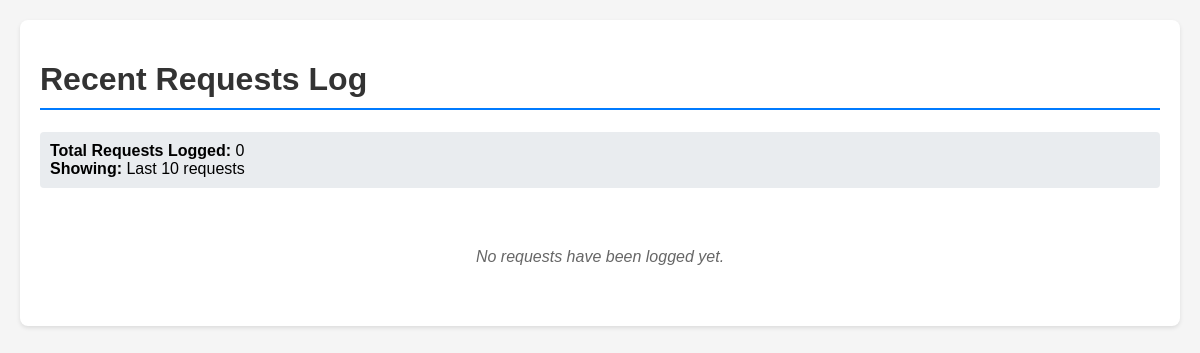
Before: /logs/ with the older database file.
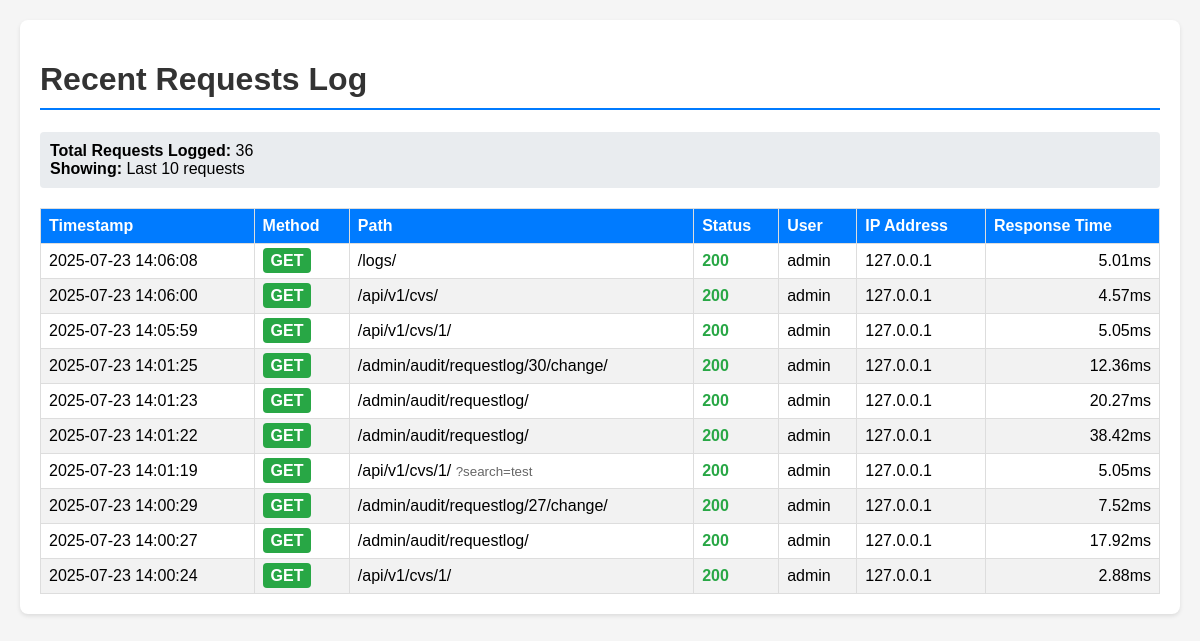
After: the same page with the newer database file.
### audit/models.py (models this page shows, shortened)
class RequestLog(models.Model):
    timestamp = models.DateTimeField(auto_now_add=True, db_index=True)
    method = models.CharField(max_length=10, db_index=True)
    path = models.CharField(max_length=500, db_index=True)
    query_string = models.TextField(blank=True)
    remote_ip = models.GenericIPAddressField(null=True, blank=True)
    user_agent = models.TextField(blank=True)
    user = models.ForeignKey(
        User,
        on_delete=models.SET_NULL,
        null=True,
        blank=True,
        related_name="request_logs",
    )
    status_code = models.IntegerField(null=True, blank=True)
    response_time_ms = models.FloatField(
        null=True, blank=True, help_text="Response time in milliseconds"
    )
    content_type = models.CharField(max_length=100, blank=True)
    content_length = models.IntegerField(null=True, blank=True)
    class Meta:
        ordering = ["-timestamp"]
        verbose_name = "Request Log"
        verbose_name_plural = "Request Logs"
        indexes = [
            models.Index(fields=["timestamp", "method"]),
            models.Index(fields=["path", "timestamp"]),
            models.Index(fields=["user", "timestamp"]),
        ]

### audit/views.py (the view)
# urls.py: path("logs/", RecentRequestsView.as_view(), name="recent_requests"),
class RecentRequestsView(ListView):
    model = RequestLog
    template_name = "audit/recent_requests.html"
    context_object_name = "requests"
    queryset = RequestLog.objects.select_related("user").order_by("-timestamp")[:10]
    def get_context_data(self, **kwargs):
        context = super().get_context_data(**kwargs)
        context["total_requests"] = RequestLog.objects.count()
        return context

### audit/templates/audit/recent_requests.html (shortened to what this page needs)
<!DOCTYPE html>
<html lang="en">
<head>
</head>
<body>
    <div class="container">
        <h1>Recent Requests Log</h1>
        <div class="stats">
            <strong>Total Requests Logged:</strong> {{ total_requests }}
            <br>
            <strong>Showing:</strong> Last 10 requests
        </div>
        {% if requests %}
        <table>
            <thead>
                <tr>
                    <th>Timestamp</th>
                    <th>Method</th>
                    <th>Path</th>
                    <th>Status</th>
                    <th>User</th>
                    <th>IP Address</th>
                    <th>Response Time</th>
                </tr>
            </thead>
            <tbody>
                {% for request_log in requests %}
                <tr>
                    <td>{{ request_log.timestamp|date:"Y-m-d H:i:s" }}</td>
                    <td>
                        <span class="method method-{{ request_log.method|lower }}">
                            {{ request_log.method }}
                        </span>
                    </td>
                    <td>
                        {{ request_log.path }}
                        {% if request_log.query_string %}
                        <small style="color: #666;">?{{ request_log.query_string|truncatechars:50 }}</small>
                        {% endif %}
                    </td>
                    <td>
                        {% if request_log.status_code %}
                        <span
                            class="{% if request_log.status_code < 300 %}status-success{% elif request_log.status_code < 400 %}status-redirect{% else %}status-error{% endif %}">
                            {{ request_log.status_code }}
                        </span>
                        {% else %}
                        -
                        {% endif %}
                    </td>
                    <td>
                        {% if request_log.user %}
                        {{ request_log.user.username }}
                        {% else %}
                        <em>Anonymous</em>
                        {% endif %}
                    </td>
                    <td>{{ request_log.remote_ip|default:"-" }}</td>
                    <td class="response-time">
                        {% if request_log.response_time_ms %}
                        {{ request_log.response_time_ms|floatformat:2 }}ms
                        {% else %}
                        -
                        {% endif %}
                    </td>
                </tr>
                {% endfor %}
            </tbody>
        </table>
        {% else %}
        <div class="no-data">
            No requests have been logged yet.
        </div>
        {% endif %}
    </div>
</body>
</html>

### audit/templates/audit/recent_requests.html (style rules this page uses)
body { font-family: Arial, sans-serif; margin: 20px; background-color: #f5f5f5; }
.container { max-width: 1200px; margin: 0 auto; background-color: white; padding: 20px; border-radius: 8px; box-shadow: 0 2px 4px rgba(0, 0, 0, 0.1); }
h1 { color: #333; border-bottom: 2px solid #007bff; padding-bottom: 10px; }
.stats { background-color: #e9ecef; padding: 10px; border-radius: 4px; margin-bottom: 20px; }
table { width: 100%; border-collapse: collapse; margin-top: 10px; }
th, td { border: 1px solid #ddd; padding: 8px; text-align: left; }
th { background-color: #007bff; color: white; }
tr:nth-child(even) { background-color: #f2f2f2; }
.method { font-weight: bold; padding: 4px 8px; border-radius: 4px; color: white; }
.method-get { background-color: #28a745; }
.status-success { color: #28a745; font-weight: bold; }
.response-time { text-align: right; }

Changed rows visible on the page:
added RequestLog: timestamp "2025-07-23 14:06:08", method "GET", path "/logs/", status_code "200", user.username "admin", remote_ip "127.0.0.1", response_time_ms "5.01"
added RequestLog: timestamp "2025-07-23 14:06:00", method "GET", path "/api/v1/cvs/", status_code "200", user.username "admin", remote_ip "127.0.0.1", response_time_ms "4.57"
added RequestLog: timestamp "2025-07-23 14:05:59", method "GET", path "/api/v1/cvs/1/", status_code "200", user.username "admin", remote_ip "127.0.0.1", response_time_ms "5.05"
added RequestLog: timestamp "2025-07-23 14:01:25", method "GET", path "/admin/audit/requestlog/30/change/", status_code "200", user.username "admin", remote_ip "127.0.0.1", response_time_ms "12.36"
added RequestLog: timestamp "2025-07-23 14:01:23", method "GET", path "/admin/audit/requestlog/", status_code "200", user.username "admin", remote_ip "127.0.0.1", response_time_ms "20.27"
added RequestLog: timestamp "2025-07-23 14:01:22", method "GET", path "/admin/audit/requestlog/", status_code "200", user.username "admin", remote_ip "127.0.0.1", response_time_ms "38.42"
added RequestLog: timestamp "2025-07-23 14:01:19", method "GET", path "/api/v1/cvs/1/", query_string "search=test", status_code "200", user.username "admin", remote_ip "127.0.0.1", response_time_ms "5.05"
added RequestLog: timestamp "2025-07-23 14:00:29", method "GET", path "/admin/audit/requestlog/27/change/", status_code "200", user.username "admin", remote_ip "127.0.0.1", response_time_ms "7.52"
added RequestLog: timestamp "2025-07-23 14:00:27", method "GET", path "/admin/audit/requestlog/", status_code "200", user.username "admin", remote_ip "127.0.0.1", response_time_ms "17.92"
added RequestLog: timestamp "2025-07-23 14:00:24", method "GET", path "/api/v1/cvs/1/", status_code "200", user.username "admin", remote_ip "127.0.0.1", response_time_ms "2.88"
Other visible differences:
{{ total_requests }}: "0" → "36"
text no longer shown: "No requests have been logged yet."
text now shown: "Timestamp Method Path Status User IP Address Response Time"
